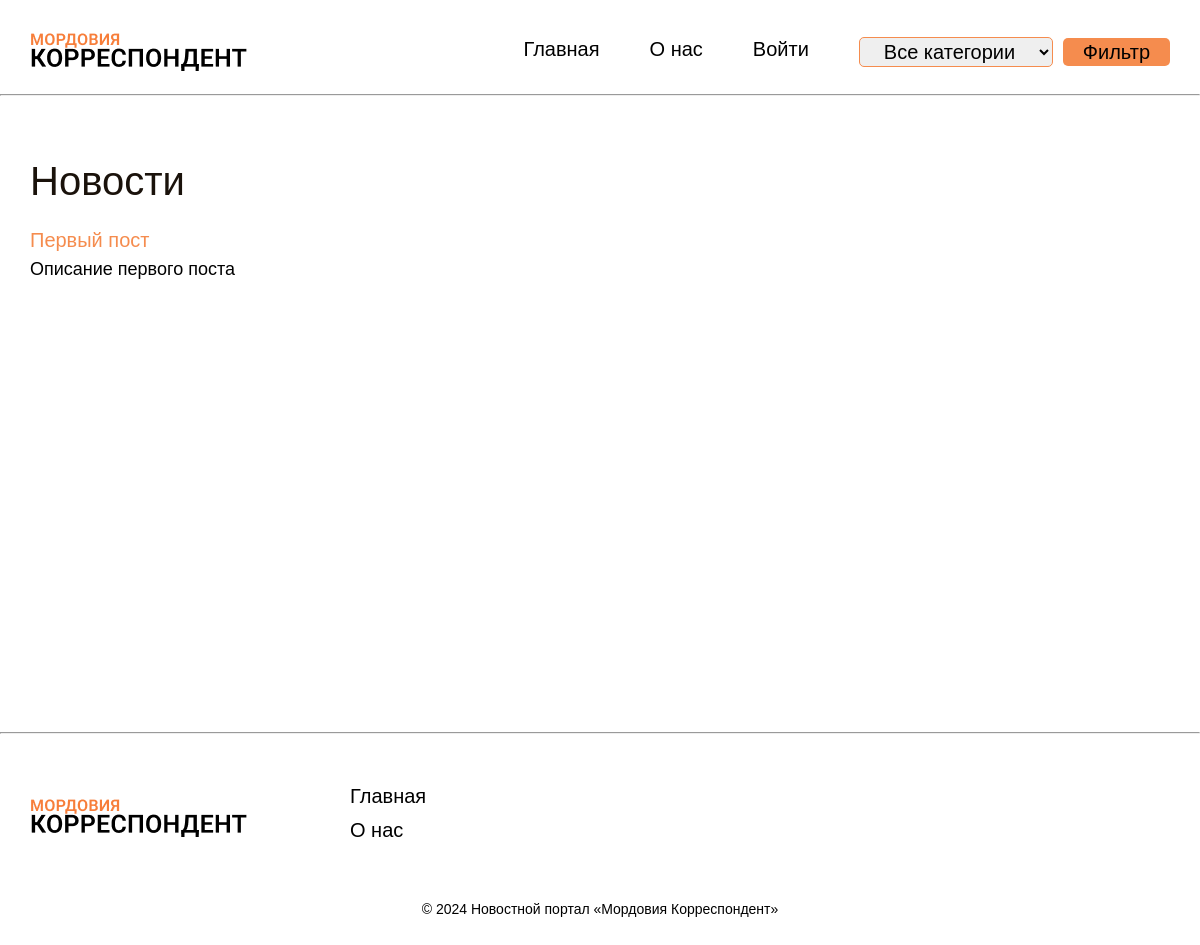
Before: / with the older database file.
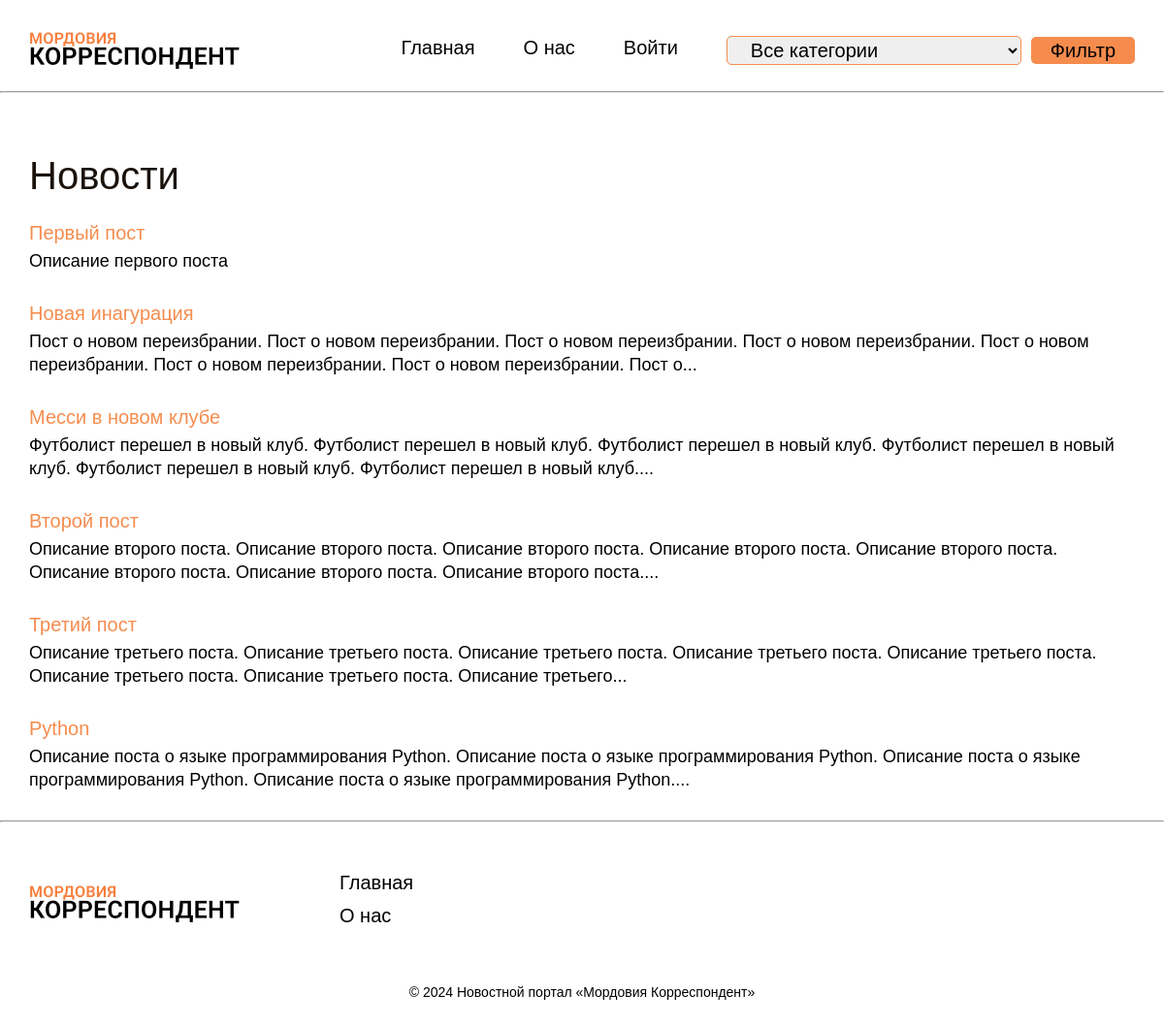
After: the same page with the newer database file.
### app.py (models this page shows, shortened)
class Post(db.Model):
    id = db.Column(db.Integer, primary_key=True)
    title = db.Column(db.String(100), nullable=False)
    content = db.Column(db.Text, nullable=False)
    date_posted = db.Column(db.DateTime, nullable=False, default=datetime.utcnow)
    category_id = db.Column(db.Integer, db.ForeignKey('category.id'), nullable=False)  # Добавлено поле для связи с категорией
    category = db.relationship('Category', backref=db.backref('posts', lazy=True))
    user_id = db.Column(db.Integer, db.ForeignKey('user.id'), nullable=False)
    author = db.relationship('User', backref=db.backref('posts', lazy=True))

### app.py (the view)
@app.route('/')
def index():
    category_id = request.args.get('category_id')  # Получаем ID категории из запроса, если он есть
    posts = Post.query.all()
    categories = Category.query.all()
    if category_id:  # Если указан ID категории, фильтруем посты
        posts = Post.query.filter_by(category_id=category_id).all()
    return render_template('index.html', posts=posts, categories=categories, title='Главная')

### news_portal/templates/index.html
{% extends 'base.html' %}
{% block content %}
    <h1 class="main__title">Новости</h1>
    <ul>
        {% for post in posts %}
            <li class="main__post-li">
                {% if current_user.is_authenticated %}
                    <a href="{{ url_for('post_detail', post_id=post.id) }}" class="main__post-link">{{ post.title }}</a><br>
                {% else %}
                    <a href="{{ url_for('login') }}" class="main__post-link">{{ post.title }}</a><br>
                {% endif %}
                <p class="main__content">{{ post.content | truncate(200) }}</p>
            </li>
        {% endfor %}
    </ul>
{% endblock content %}

### news_portal/templates/base.html (shortened to what this page needs)
<!DOCTYPE html>
<html lang="en">
<head>
    <link rel="stylesheet" href="{{ url_for('static', filename='css/style.css') }}">
</head>
<body>
    <div class="container">
        <header class="header">
            <a href="{{ url_for('index') }}" class="header-logo__link">
                <img class="header-logo" src="{{ url_for('static', filename='images/logo.png') }}" alt="иконка логотипа">
            </a>
            <nav class="header__nav">
                <ul class="header__ul">
                    <li class="header__li"><a href="{{ url_for('index') }}" class="header__link">Главная</a></li>
                    <li class="header__li"><a href="{{ url_for('about') }}" class="header__link">О нас</a></li>
                    {% if current_user.is_authenticated %}
                        <li class="header__li">Привет, {{ current_user.username }} <a href="{{ url_for('logout') }}">Выйти</a></li>
                    {% else %}
                        <li class="header__li"><a href="{{ url_for('login') }}" class="header__link">Войти</a></li>
                    {% endif %}
                    <form class="header__form" action="/" method="get">
                        <select class="header__select" name="category_id">
                            <option value="">Все категории</option>
                        </select>
                        <button class="header__btn" type="submit">Фильтр</button>
                    </form>
                </ul>
            </nav>
        </header>
    </div>
    <hr class="header__hr">
    <div class="wrapper-base container">
        {% block content %}
        {% endblock content %}
    </div>
    <hr class="footer__hr">
    <div class="container">
        <footer class="footer">
            <a href="{{ url_for('index') }}" class="footer-logo__link">
                <img class="footer-logo" src="{{ url_for('static', filename='images/logo.png') }}" alt="иконка логотипа">
            </a>
            <nav class="footer__nav">
                <ul class="footer__ul">
                    <li class="footer__li"><a href="{{ url_for('index') }}" class="footer__link">Главная</a></li>
                    <li class="footer__li"><a href="{{ url_for('about') }}" class="footer__link">О нас</a></li>
                </ul>
            </nav>
        </footer>
        <p class="footer__text">
            &copy; 2024 Новостной портал «Мордовия Корреспондент»
        </p>
    </div>
</body>
</html>

### news_portal/static/css/style.css (style rules this page uses)
html { line-height: 1.15; -webkit-text-size-adjust: 100%; }
body { margin: 0; }
h1 { font-size: 2em; margin: 0.67em 0; }
hr { box-sizing: content-box; height: 0; overflow: visible; }
a { background-color: transparent; }
img { border-style: none; }
button, input, optgroup, select, textarea { font-family: inherit; font-size: 100%; line-height: 1.15; margin: 0; }
button, input { overflow: visible; }
button, select { text-transform: none; }
button, [type="button"], [type="reset"], [type="submit"] { -webkit-appearance: button; }
html, body, div, span, applet, object, iframe, h1, h2, h3, h4, h5, h6, p, blockquote, pre, a, abbr, acronym, address, big, cite, code, del, dfn, em, img, ins, kbd, q, s, samp, small, strike, strong, sub, sup, tt, var, b, u, i, center, dl, dt, dd, ol, ul, li, fieldset, form, label, legend, table, caption, tbody, tfoot, thead, tr, th, td, article, aside, canvas, details, embed, figure, figcaption, footer, header, hgroup, menu, nav, output, ruby, section, summary, time, mark, audio, video { margin: 0; padding: 0; border: 0; font-size: 100%; font: inherit; vertical-align: baseline; }
article, aside, details, figcaption, figure, footer, header, hgroup, menu, nav, section { display: block; }
html { height: 100%; }
body { line-height: 1; }
ol, ul { list-style: none; }
* { box-sizing: border-box; }
body { position: relative; overflow-x: hidden; font-family: sans-serif; }
.container { position: relative; max-width: 1140px; margin: 0 auto; }
.header { display: flex; align-items: center; justify-content: space-between; padding-top: 30px; }
.header__ul { display: flex; gap: 50px; }
.header__li { text-decoration: none; color: black; font-size: 14px; font-weight: 400; line-height: 24px; }
.header__link { text-decoration: none; color: black; font-size: 20px; font-weight: 400; line-height: 24px; }
.header__form { display: flex; align-items: center; gap: 10px; }
.header__select { color: black; font-size: 20px; font-weight: 400; line-height: 24px; border: 1px solid #f58c4e; padding: 2px 20px; border-radius: 5px; }
.header__btn { color: black; background: #f58c4e; border: none; border-radius: 5px; padding: 2px 20px; font-size: 20px; font-weight: 400; line-height: 24px; transition: .3s all; }
.header__hr { color: #000; margin-top: 20px; }
.wrapper-base { padding-top: 50px; min-height: calc(90vh - 100px); }
.footer { display: flex; align-items: center; padding-bottom: 50px; }
.footer__hr { margin-bottom: 50px; }
.footer-logo { margin-right: 100px; }
.footer__li { margin-bottom: 10px; }
.footer__link { text-decoration: none; color: black; font-size: 20px; font-weight: 400; line-height: 24px; }
.footer__text { color: black; font-size: 14px; font-weight: 400; text-align: center; padding-bottom: 50px; }
.main__title { color: #1a120b; font-size: 40px; font-weight: 500; line-height: 54px; margin-bottom: 20px; }
.main__post-li { margin-bottom: 30px; }
.main__post-link { text-decoration: none; color: #f58c4e; font-size: 20px; font-weight: 400; line-height: 24px; }
.main__content { margin-top: 5px; font-size: 18px; font-weight: 400; line-height: 24px; margin-bottom: 20px; }

Changed rows visible on the page:
added Post: title "Новая инагурация", content "Пост о новом переизбрании. Пост о новом переизбрании. Пост о новом переизбрании. Пост о новом переизбрании. Пост о новом переизбрании. Пост о новом переизбрании. Пост о новом переизбрании. Пост о..."
added Post: title "Месси в новом клубе", content "Футболист перешел в новый клуб. Футболист перешел в новый клуб. Футболист перешел в новый клуб. Футболист перешел в новый клуб. Футболист перешел в новый клуб. Футболист перешел в новый клуб...."
added Post: title "Второй пост", content "Описание второго поста. Описание второго поста. Описание второго поста. Описание второго поста. Описание второго поста. Описание второго поста. Описание второго поста. Описание второго поста...."
added Post: title "Третий пост", content "Описание третьего поста. Описание третьего поста. Описание третьего поста. Описание третьего поста. Описание третьего поста. Описание третьего поста. Описание третьего поста. Описание третьего..."
added Post: title "Python", content "Описание поста о языке программирования Python. Описание поста о языке программирования Python. Описание поста о языке программирования Python. Описание поста о языке программирования Python...."
